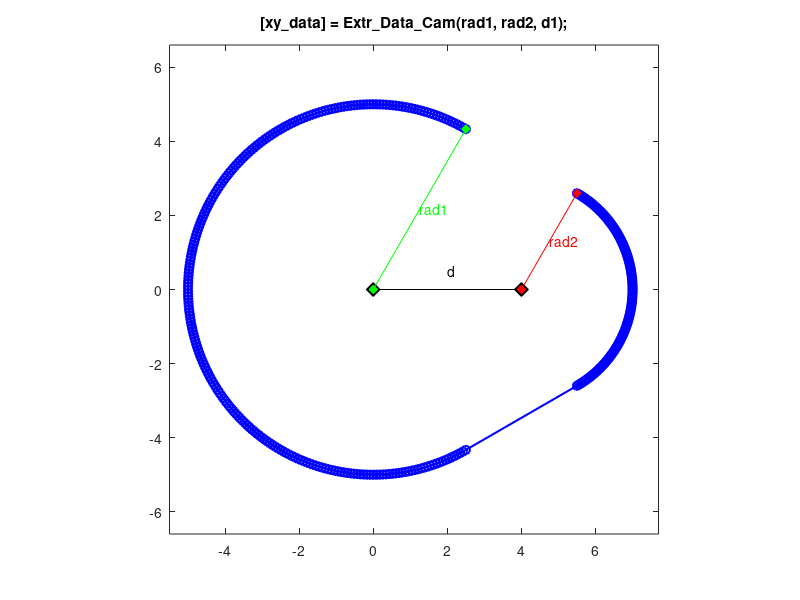

MATLAB code for this plot:
function [xy_data] = Extr_Data_Cam(rad1, rad2, d, varargin)
%Extr_Data_Ring Produce extrusion data for a ring.
%   [xy_data] = Extr_Data_Ring(ring_or, ring_ir, deg1, deg2)
%   This function returns x-y data for a ring.  
%   You can specify:
%       Outer radius	ring_or
%       Inner radius	ring_ir
%       Start angle     deg1
%       Finish angle	deg2
%
%   To see a plot showing parameter values, enter the name
%   of the function with no arguments
%   >> Extr_Data_Ring
%
%   To see a plot created with your parameter values, 
%   add 'plot' as the final argument
%   >> Extr_Data_Ring(10,5,45,315,'plot')

% Copyright 2012-2016 The MathWorks, Inc.

% DEFAULT DATA TO SHOW DIAGRAM
if (nargin == 0)
    rad1 = 5;
    rad2 = 3;
    d = 4;
end

% CHECK IF PLOT SHOULD BE PRODUCED
if (isempty(varargin))
    showplot = 'n';
else
    showplot = varargin;
end

% CALCULATE ANGLE FOR EXTERNAL TANGENT
theta1 = acos((rad1-rad2)/d)*180/pi;

% CALCULATE EXTRUSION DATA
% CIRCLE FOR RAD1
theta_r1 = [(theta1:1:360-theta1)]'*pi/180;
unit_circle = [cos(theta_r1), sin(theta_r1)];
%if(ring_ir>0)
%    xy_data = [ring_or * unit_circle; ring_ir * flipud(unit_circle)];
%else
    xy_data1 = [rad1 * unit_circle];
%end

% CIRCLE FOR RAD2
theta_r2 = [(-theta1:1:theta1)]'*pi/180;
unit_circle = [cos(theta_r2), sin(theta_r2)];
%if(ring_ir>0)
%    xy_data = [ring_or * unit_circle; ring_ir * flipud(unit_circle)];
%else
    xy_data2 = [rad2 * unit_circle]+repmat([d 0],size(unit_circle,1),1);

    xy_data = [xy_data1;xy_data2];
% PLOT DIAGRAM TO SHOW PARAMETERS AND EXTRUSION
if (nargin == 0 || strcmpi(showplot,'plot'))
    % PLOT EXTRUSION
    plot(xy_data(:,1),xy_data(:,2),'b-o','LineWidth',1.5);
    axis('square');
    axis([-rad1 d+rad2 [-1 1]*(rad1+d+rad2)/2]*1.1);
    
    % SHOW PARAMETERS
    hold on
	plot([0 d],[0 0],'k-d','MarkerFaceColor','k','MarkerSize',10);
    text(d/2,0.1*max(rad1,rad2),'d');

    plot([d d+rad2*cos(theta1*pi/180)],[0 rad2*sin(theta1*pi/180)],'r-d','MarkerFaceColor','r');
    text(d+rad2*cos(theta1*pi/180)/2,rad2*sin(theta1*pi/180)/2,'{\color{red}rad2}');

	plot([0 rad1*cos(theta1*pi/180)],[0 rad1*sin(theta1*pi/180)],'g-d','MarkerFaceColor','g');
    text(rad1*cos(theta1*pi/180)/2,rad1*sin(theta1*pi/180)/2,'{\color{green}rad1}');

    title(['[xy\_data] = Extr\_Data\_Cam(rad1, rad2, d1);']);
    hold off
    clear xy_data
end
